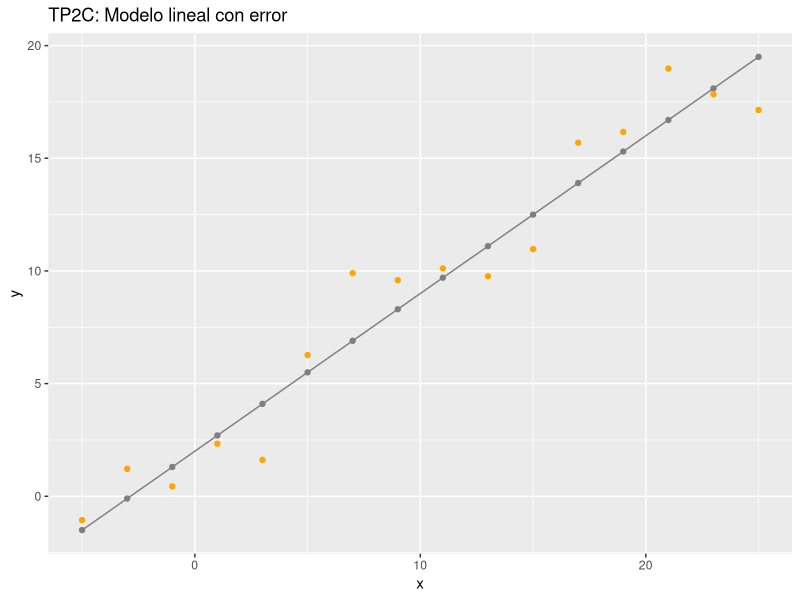

This chart was generated by the following R code:
## ## TP 2C: ERROR EN MODELO LINEAL ## ##

# Notas ----
# - Especifica modelo lineal con incertidumbre ("error") en la variable dependiente
# - Codificación: UTF-8

# Entorno ----
rm(list = ls())

# Librerías ----
library(tidyverse)
library(ggridges)

# Definiciones ----
x <- seq(-5, 25, 2)
a <- 2 #ordenada al origen
b <- .7 #pendiente
media_error <- 0 #media del error del modelo
desvio_error <- 1.2 #desvío estándar del error del modelo
N <- length(x) #cantidad de valores de 'x' considerados

# Simular datos ----
y_media <- a + b * x

error <- rnorm(N, media_error, desvio_error)
y_obs <- a + b * x + error

# y_obs <- rnorm(N, y_media, desvio.error) #expresión alternativa

# Organizar en un dataframe los datos simulados ----
d_sim <- cbind.data.frame(
  x = x,
  y_media = y_media,
  y_obs = y_obs
)

# Visualizar datos simulados ----
ggplot(d_sim) +
  geom_line(aes(x, y_media), color = "grey50") +
  geom_point(aes(x, y_media), color = "grey50") +
  geom_point(aes(x, y_obs), color = "orange") +
  labs(x = "x", y = "y", title = "TP2C: Modelo lineal con error")
